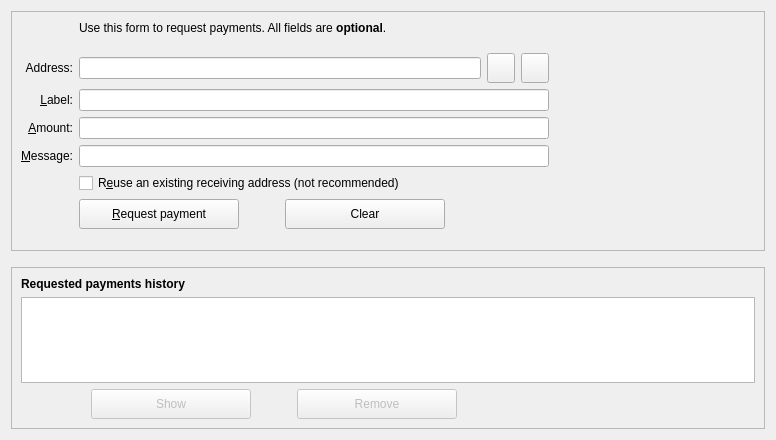
<?xml version="1.0" encoding="UTF-8"?>
<ui version="4.0">
 <class>ReceiveCoinsDialog</class>
 <widget class="QWidget" name="ReceiveCoinsDialog">
  <property name="geometry">
   <rect>
    <x>0</x>
    <y>0</y>
    <width>776</width>
    <height>440</height>
   </rect>
  </property>
  <layout class="QVBoxLayout" name="verticalLayout" stretch="0,0,1">
   <item>
    <widget class="QFrame" name="frame2">
     <property name="sizePolicy">
      <sizepolicy hsizetype="Preferred" vsizetype="Expanding">
       <horstretch>0</horstretch>
       <verstretch>0</verstretch>
      </sizepolicy>
     </property>
     <property name="frameShape">
      <enum>QFrame::StyledPanel</enum>
     </property>
     <property name="frameShadow">
      <enum>QFrame::Sunken</enum>
     </property>
     <layout class="QVBoxLayout" name="verticalLayout_3">
      <item>
       <layout class="QGridLayout" name="gridLayout">
        <item row="8" column="2">
         <widget class="QCheckBox" name="reuseAddress">
          <property name="toolTip">
           <string>Reuse one of the previously used receiving addresses. Reusing addresses has security and privacy issues. Do not use this unless re-generating a payment request made before.</string>
          </property>
          <property name="text">
           <string>R&amp;euse an existing receiving address (not recommended)</string>
          </property>
         </widget>
        </item>
        <item row="7" column="2">
         <widget class="QLineEdit" name="reqMessage">
          <property name="toolTip">
           <string>An optional message to attach to the payment request, which will be displayed when the request is opened. Note: The message will not be sent with the payment over the Qtum network.</string>
          </property>
         </widget>
        </item>
        <item row="2" column="2">
         <widget class="QLabel" name="label_5">
          <property name="text">
           <string>Use this form to request payments. All fields are &lt;b&gt;optional&lt;/b&gt;.</string>
          </property>
         </widget>
        </item>
        <item row="5" column="0">
         <widget class="QLabel" name="label_2">
          <property name="toolTip">
           <string>An optional label to associate with the new receiving address.</string>
          </property>
          <property name="text">
           <string>&amp;Label:</string>
          </property>
          <property name="alignment">
           <set>Qt::AlignRight|Qt::AlignTrailing|Qt::AlignVCenter</set>
          </property>
          <property name="buddy">
           <cstring>reqLabel</cstring>
          </property>
         </widget>
        </item>
        <item row="9" column="0">
         <widget class="QLabel" name="label_7">
          <property name="text">
           <string/>
          </property>
         </widget>
        </item>
        <item row="6" column="0">
         <widget class="QLabel" name="label">
          <property name="toolTip">
           <string>An optional amount to request. Leave this empty or zero to not request a specific amount.</string>
          </property>
          <property name="text">
           <string>&amp;Amount:</string>
          </property>
          <property name="alignment">
           <set>Qt::AlignRight|Qt::AlignTrailing|Qt::AlignVCenter</set>
          </property>
          <property name="buddy">
           <cstring>reqAmount</cstring>
          </property>
         </widget>
        </item>
        <item row="6" column="2">
         <widget class="BitcoinAmountField" name="reqAmount">
          <property name="minimumSize">
           <size>
            <width>80</width>
            <height>0</height>
           </size>
          </property>
          <property name="toolTip">
           <string>An optional amount to request. Leave this empty or zero to not request a specific amount.</string>
          </property>
         </widget>
        </item>
        <item row="5" column="2">
         <widget class="QLineEdit" name="reqLabel">
          <property name="toolTip">
           <string>An optional label to associate with the new receiving address.</string>
          </property>
         </widget>
        </item>
        <item row="8" column="0">
         <widget class="QLabel" name="label_4">
          <property name="text">
           <string/>
          </property>
         </widget>
        </item>
        <item row="7" column="0">
         <widget class="QLabel" name="label_3">
          <property name="toolTip">
           <string>An optional message to attach to the payment request, which will be displayed when the request is opened. Note: The message will not be sent with the payment over the Qtum network.</string>
          </property>
          <property name="text">
           <string>&amp;Message:</string>
          </property>
          <property name="alignment">
           <set>Qt::AlignRight|Qt::AlignTrailing|Qt::AlignVCenter</set>
          </property>
          <property name="buddy">
           <cstring>reqMessage</cstring>
          </property>
         </widget>
        </item>
        <item row="9" column="2">
         <layout class="QHBoxLayout" name="horizontalLayout">
          <item>
           <widget class="QPushButton" name="receiveButton">
            <property name="minimumSize">
             <size>
              <width>160</width>
              <height>30</height>
             </size>
            </property>
            <property name="text">
             <string>&amp;Request payment</string>
            </property>
            <property name="icon">
             <iconset resource="../bitcoin.qrc">
              <normaloff>:/icons/receiving_addresses</normaloff>:/icons/receiving_addresses</iconset>
            </property>
           </widget>
          </item>
          <item>
           <spacer name="horizontalSpacer_5">
            <property name="orientation">
             <enum>Qt::Horizontal</enum>
            </property>
            <property name="sizeType">
             <enum>QSizePolicy::Fixed</enum>
            </property>
            <property name="sizeHint" stdset="0">
             <size>
              <width>40</width>
              <height>20</height>
             </size>
            </property>
           </spacer>
          </item>
          <item>
           <widget class="QPushButton" name="clearButton">
            <property name="sizePolicy">
             <sizepolicy hsizetype="Minimum" vsizetype="Fixed">
              <horstretch>0</horstretch>
              <verstretch>0</verstretch>
             </sizepolicy>
            </property>
            <property name="minimumSize">
             <size>
              <width>160</width>
              <height>30</height>
             </size>
            </property>
            <property name="toolTip">
             <string>Clear all fields of the form.</string>
            </property>
            <property name="text">
             <string>Clear</string>
            </property>
            <property name="icon">
             <iconset resource="../bitcoin.qrc">
              <normaloff>:/icons/remove</normaloff>:/icons/remove</iconset>
            </property>
            <property name="autoDefault">
             <bool>false</bool>
            </property>
           </widget>
          </item>
          <item>
           <spacer name="horizontalSpacer">
            <property name="orientation">
             <enum>Qt::Horizontal</enum>
            </property>
            <property name="sizeHint" stdset="0">
             <size>
              <width>40</width>
              <height>20</height>
             </size>
            </property>
           </spacer>
          </item>
         </layout>
        </item>
        <item row="2" column="3" rowspan="9">
         <widget class="QRImageWidget" name="lblQRCode">
          <property name="minimumSize">
           <size>
            <width>200</width>
            <height>220</height>
           </size>
          </property>
          <property name="maximumSize">
           <size>
            <width>200</width>
            <height>220</height>
           </size>
          </property>
          <property name="text">
           <string/>
          </property>
         </widget>
        </item>
        <item row="4" column="0">
         <widget class="QLabel" name="label_8">
          <property name="text">
           <string>Address:</string>
          </property>
          <property name="alignment">
           <set>Qt::AlignRight|Qt::AlignTrailing|Qt::AlignVCenter</set>
          </property>
         </widget>
        </item>
        <item row="4" column="2">
         <layout class="QHBoxLayout" name="horizontalLayout_3">
          <item>
           <widget class="QLineEdit" name="leAddress"/>
          </item>
          <item>
           <widget class="QToolButton" name="copyAddressButton">
            <property name="minimumSize">
             <size>
              <width>28</width>
              <height>30</height>
             </size>
            </property>
            <property name="maximumSize">
             <size>
              <width>20</width>
              <height>30</height>
             </size>
            </property>
            <property name="text">
             <string/>
            </property>
           </widget>
          </item>
          <item>
           <widget class="QToolButton" name="refreshButton">
            <property name="minimumSize">
             <size>
              <width>28</width>
              <height>30</height>
             </size>
            </property>
            <property name="maximumSize">
             <size>
              <width>20</width>
              <height>30</height>
             </size>
            </property>
            <property name="text">
             <string/>
            </property>
           </widget>
          </item>
         </layout>
        </item>
       </layout>
      </item>
     </layout>
    </widget>
   </item>
   <item>
    <spacer name="verticalSpacer_2">
     <property name="orientation">
      <enum>Qt::Vertical</enum>
     </property>
     <property name="sizeHint" stdset="0">
      <size>
       <width>20</width>
       <height>10</height>
      </size>
     </property>
    </spacer>
   </item>
   <item>
    <widget class="QFrame" name="frame">
     <property name="sizePolicy">
      <sizepolicy hsizetype="Preferred" vsizetype="Expanding">
       <horstretch>0</horstretch>
       <verstretch>0</verstretch>
      </sizepolicy>
     </property>
     <property name="frameShape">
      <enum>QFrame::StyledPanel</enum>
     </property>
     <property name="frameShadow">
      <enum>QFrame::Raised</enum>
     </property>
     <layout class="QVBoxLayout" name="verticalLayout_2">
      <item>
       <widget class="QLabel" name="label_6">
        <property name="font">
         <font>
          <weight>75</weight>
          <bold>true</bold>
         </font>
        </property>
        <property name="text">
         <string>Requested payments history</string>
        </property>
       </widget>
      </item>
      <item>
       <widget class="QTableView" name="recentRequestsView">
        <property name="contextMenuPolicy">
         <enum>Qt::CustomContextMenu</enum>
        </property>
        <property name="tabKeyNavigation">
         <bool>false</bool>
        </property>
        <property name="sortingEnabled">
         <bool>true</bool>
        </property>
       </widget>
      </item>
      <item>
       <layout class="QHBoxLayout" name="horizontalLayout_2">
        <item>
         <spacer name="horizontalSpacer_3">
          <property name="orientation">
           <enum>Qt::Horizontal</enum>
          </property>
          <property name="sizeType">
           <enum>QSizePolicy::Fixed</enum>
          </property>
          <property name="sizeHint" stdset="0">
           <size>
            <width>70</width>
            <height>20</height>
           </size>
          </property>
         </spacer>
        </item>
        <item>
         <widget class="QPushButton" name="showRequestButton">
          <property name="enabled">
           <bool>false</bool>
          </property>
          <property name="minimumSize">
           <size>
            <width>160</width>
            <height>30</height>
           </size>
          </property>
          <property name="toolTip">
           <string>Show the selected request (does the same as double clicking an entry)</string>
          </property>
          <property name="text">
           <string>Show</string>
          </property>
          <property name="icon">
           <iconset resource="../bitcoin.qrc">
            <normaloff>:/icons/edit</normaloff>:/icons/edit</iconset>
          </property>
          <property name="autoDefault">
           <bool>false</bool>
          </property>
         </widget>
        </item>
        <item>
         <spacer name="horizontalSpacer_4">
          <property name="orientation">
           <enum>Qt::Horizontal</enum>
          </property>
          <property name="sizeType">
           <enum>QSizePolicy::Fixed</enum>
          </property>
          <property name="sizeHint" stdset="0">
           <size>
            <width>40</width>
            <height>20</height>
           </size>
          </property>
         </spacer>
        </item>
        <item>
         <widget class="QPushButton" name="removeRequestButton">
          <property name="enabled">
           <bool>false</bool>
          </property>
          <property name="minimumSize">
           <size>
            <width>160</width>
            <height>30</height>
           </size>
          </property>
          <property name="toolTip">
           <string>Remove the selected entries from the list</string>
          </property>
          <property name="text">
           <string>Remove</string>
          </property>
          <property name="icon">
           <iconset resource="../bitcoin.qrc">
            <normaloff>:/icons/remove</normaloff>:/icons/remove</iconset>
          </property>
          <property name="autoDefault">
           <bool>false</bool>
          </property>
         </widget>
        </item>
        <item>
         <spacer name="horizontalSpacer_2">
          <property name="orientation">
           <enum>Qt::Horizontal</enum>
          </property>
          <property name="sizeHint" stdset="0">
           <size>
            <width>40</width>
            <height>20</height>
           </size>
          </property>
         </spacer>
        </item>
       </layout>
      </item>
     </layout>
    </widget>
   </item>
  </layout>
 </widget>
 <customwidgets>
  <customwidget>
   <class>BitcoinAmountField</class>
   <extends>QLineEdit</extends>
   <header>bitcoinamountfield.h</header>
   <container>1</container>
  </customwidget>
  <customwidget>
   <class>QRImageWidget</class>
   <extends>QLabel</extends>
   <header>receiverequestdialog.h</header>
  </customwidget>
 </customwidgets>
 <tabstops>
  <tabstop>reqLabel</tabstop>
  <tabstop>reqAmount</tabstop>
  <tabstop>reqMessage</tabstop>
  <tabstop>reuseAddress</tabstop>
  <tabstop>receiveButton</tabstop>
  <tabstop>clearButton</tabstop>
  <tabstop>recentRequestsView</tabstop>
  <tabstop>showRequestButton</tabstop>
  <tabstop>removeRequestButton</tabstop>
 </tabstops>
 <resources>
  <include location="../bitcoin.qrc"/>
 </resources>
 <connections/>
</ui>
